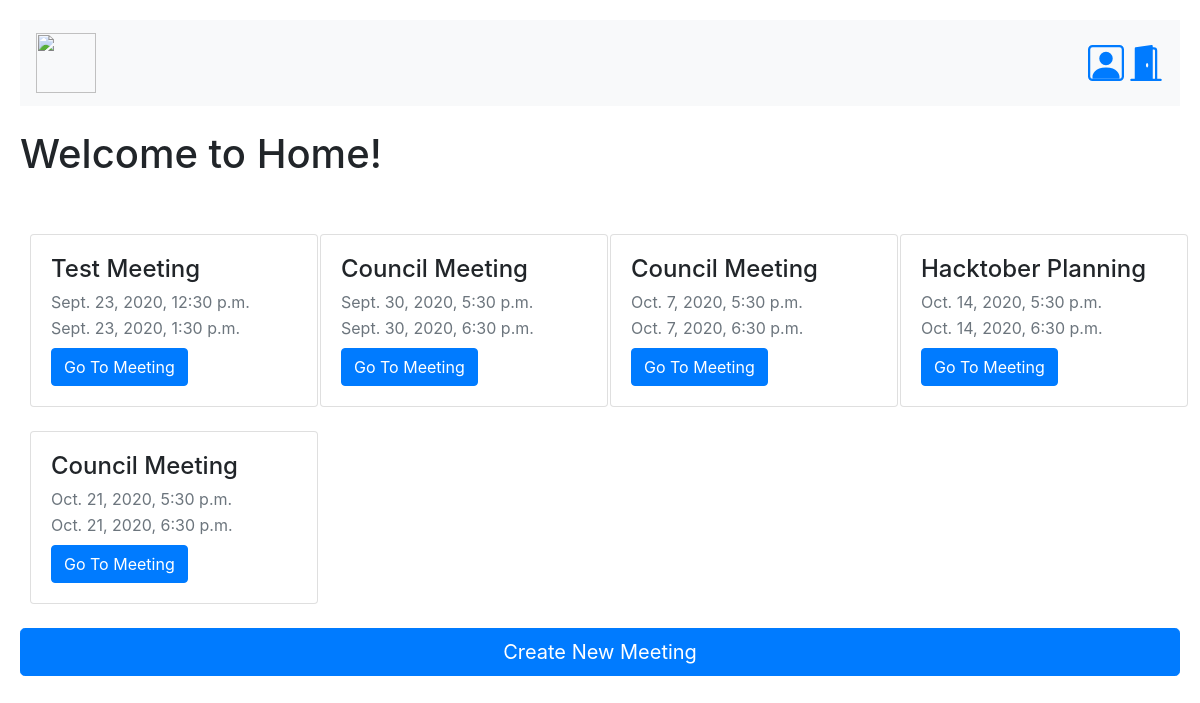
/home/ (signed in), run on the app's committed database.
### meeting/models.py (models this page shows)
class meeting(models.Model):
	meetingHeader = models.CharField(max_length=255, default="")
	startTime = models.DateTimeField(blank=False)
	endTime = models.DateTimeField(blank=False)
	createdOn = models.DateTimeField(auto_now_add=True)
	attendedBy = models.ManyToManyField(User)

### meeting/views.py (the view, shortened to what this page needs)
# urls.py: path('home/', meetingViews.home_view, name="home_view"),
def home_view(request):
	if request.user.is_authenticated:
		request.session['MeetingInFocus'] = None
		context = {
			'administratorStatus' : False
		}
		currentUser = loginModel.User.objects.get(username=request.user.username)
		meetings_list = meetingModel.meeting.objects.all().order_by("-createdOn")
		context['meetings_list'] = meetings_list
		if currentUser.administratorStatus:
			context['administratorStatus'] = True
		return render(request, 'home.html', context)
	else:
		return redirect('login_view')

### meeting/templates/home.html (shortened to what this page needs)
<!DOCTYPE html>
<html>
	<head>
		{% load static %}
		<link rel="stylesheet" type="text/css" href="{% static 'login/login.css' %}">
		<link rel="stylesheet" href="https://stackpath.bootstrapcdn.com/bootstrap/4.5.2/css/bootstrap.min.css">
	</head>
	<body>
		<nav class="navbar navbar-light bg-light">
	  		<a class="navbar-brand" href="{% url 'home_view' %}">
	    		<img src="{% static 'login/cssLogo.png' %}" width="60" height="60" class="d-inline-block align-top" alt="">
	  		</a>
	  		<div>
	  		<a href="{% url 'account_view' %}" class="ml-auto">
</a>
	  		<a href="{% url 'logout_view' %}"></a>
			</div>
		</nav>
		<br>
		<h1>Welcome to Home!</h1>
		<br><br>
		<div class="rows">
			{% for meeting in meetings_list %}
				<div class="column">
					<div class="card" style="width: 18rem;">
						<div class="card-body">
							<h4 class="card-title">{{ meeting.meetingHeader }}</h4>
							<p class="card-subtitle mb-2 text-muted">{{ meeting.startTime }}</p>
							<p class="card-subtitle mb-2 text-muted">{{ meeting.endTime }}</p>
							<form method="POST">
								<button class="btn btn-primary" type="submit" name="{{ meeting.id }}">Go To Meeting</button>
							</form>
						</div>
					</div>
					<br>
				</div>
			{% endfor %}
		</div>
		<form method="POST">
			{% if administratorStatus %}
				<button type="submit" name="create_new_meeting" class="btn btn-primary btn-lg btn-block">Create New Meeting</button>
			{% else %}
				<button disabled type="submit" name="create_new_meeting" class="btn btn-primary btn-lg btn-block">Create New Meeting</button>
			{% endif %}
		</form>
	</body>
</html>

### login/static/login/login.css (style rules this page uses)
body { padding:20px; }
.column { float: left; width: 25%; padding: 0 10px; }

### data on the page
meeting: meetingHeader "Test Meeting", startTime "Sept. 23, 2020, 12:30 p.m.", endTime "Sept. 23, 2020, 1:30 p.m."
meeting: meetingHeader "Council Meeting", startTime "Sept. 30, 2020, 5:30 p.m.", endTime "Sept. 30, 2020, 6:30 p.m."
meeting: meetingHeader "Council Meeting", startTime "Oct. 7, 2020, 5:30 p.m.", endTime "Oct. 7, 2020, 6:30 p.m."
meeting: meetingHeader "Hacktober Planning", startTime "Oct. 14, 2020, 5:30 p.m.", endTime "Oct. 14, 2020, 6:30 p.m."
meeting: meetingHeader "Council Meeting", startTime "Oct. 21, 2020, 5:30 p.m.", endTime "Oct. 21, 2020, 6:30 p.m."
